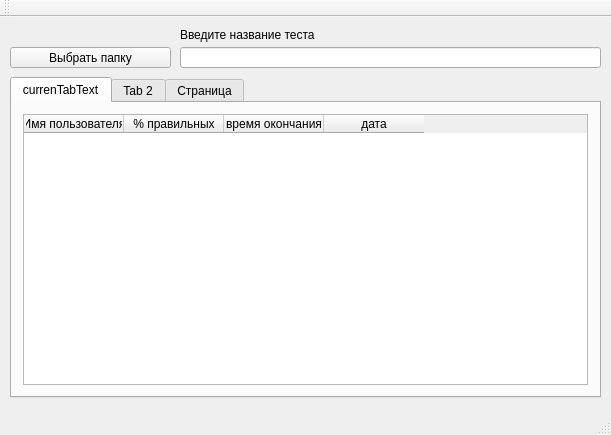
<?xml version="1.0" encoding="UTF-8"?>
<ui version="4.0">
 <class>MainWindow</class>
 <widget class="QMainWindow" name="MainWindow">
  <property name="geometry">
   <rect>
    <x>0</x>
    <y>0</y>
    <width>611</width>
    <height>435</height>
   </rect>
  </property>
  <property name="windowTitle">
   <string>MainWindow</string>
  </property>
  <widget class="QWidget" name="centralWidget">
   <widget class="QTabWidget" name="tabWidget">
    <property name="geometry">
     <rect>
      <x>10</x>
      <y>60</y>
      <width>591</width>
      <height>321</height>
     </rect>
    </property>
    <property name="tabShape">
     <enum>QTabWidget::Rounded</enum>
    </property>
    <property name="currentIndex">
     <number>0</number>
    </property>
    <widget class="QWidget" name="tab_1">
     <attribute name="title">
      <string>currenTabText</string>
     </attribute>
     <layout class="QVBoxLayout" name="verticalLayout">
      <item>
       <widget class="QTableWidget" name="tableWidget_1">
        <column>
         <property name="text">
          <string>Имя пользователя</string>
         </property>
        </column>
        <column>
         <property name="text">
          <string>% правильных</string>
         </property>
        </column>
        <column>
         <property name="text">
          <string>время окончания</string>
         </property>
        </column>
        <column>
         <property name="text">
          <string>дата</string>
         </property>
        </column>
       </widget>
      </item>
     </layout>
    </widget>
    <widget class="QWidget" name="tab_2">
     <attribute name="title">
      <string>Tab 2</string>
     </attribute>
     <layout class="QVBoxLayout" name="verticalLayout_2">
      <item>
       <widget class="QTableWidget" name="tableWidget_2">
        <column>
         <property name="text">
          <string>номер вопроса</string>
         </property>
        </column>
        <column>
         <property name="text">
          <string>% правильных ответов</string>
         </property>
        </column>
       </widget>
      </item>
     </layout>
    </widget>
    <widget class="QWidget" name="tab_3">
     <attribute name="title">
      <string>Страница</string>
     </attribute>
     <layout class="QVBoxLayout" name="verticalLayout_3">
      <item>
       <widget class="QTableWidget" name="tableWidget_3">
        <attribute name="horizontalHeaderDefaultSectionSize">
         <number>25</number>
        </attribute>
        <column>
         <property name="text">
          <string>Имя ученика\Номер задания</string>
         </property>
        </column>
        <column>
         <property name="text">
          <string>20</string>
         </property>
        </column>
       </widget>
      </item>
     </layout>
    </widget>
   </widget>
   <widget class="QPushButton" name="DirButton">
    <property name="geometry">
     <rect>
      <x>10</x>
      <y>30</y>
      <width>161</width>
      <height>21</height>
     </rect>
    </property>
    <property name="text">
     <string>Выбрать папку</string>
    </property>
   </widget>
   <widget class="QLineEdit" name="lineEdit">
    <property name="geometry">
     <rect>
      <x>180</x>
      <y>30</y>
      <width>421</width>
      <height>21</height>
     </rect>
    </property>
   </widget>
   <widget class="QLabel" name="label">
    <property name="geometry">
     <rect>
      <x>180</x>
      <y>10</y>
      <width>211</width>
      <height>16</height>
     </rect>
    </property>
    <property name="text">
     <string>Введите название теста</string>
    </property>
   </widget>
  </widget>
  <widget class="QMenuBar" name="menuBar">
   <property name="geometry">
    <rect>
     <x>0</x>
     <y>0</y>
     <width>611</width>
     <height>21</height>
    </rect>
   </property>
  </widget>
  <widget class="QToolBar" name="mainToolBar">
   <attribute name="toolBarArea">
    <enum>TopToolBarArea</enum>
   </attribute>
   <attribute name="toolBarBreak">
    <bool>false</bool>
   </attribute>
  </widget>
  <widget class="QStatusBar" name="statusBar"/>
 </widget>
 <layoutdefault spacing="6" margin="11"/>
 <resources/>
 <connections/>
</ui>
